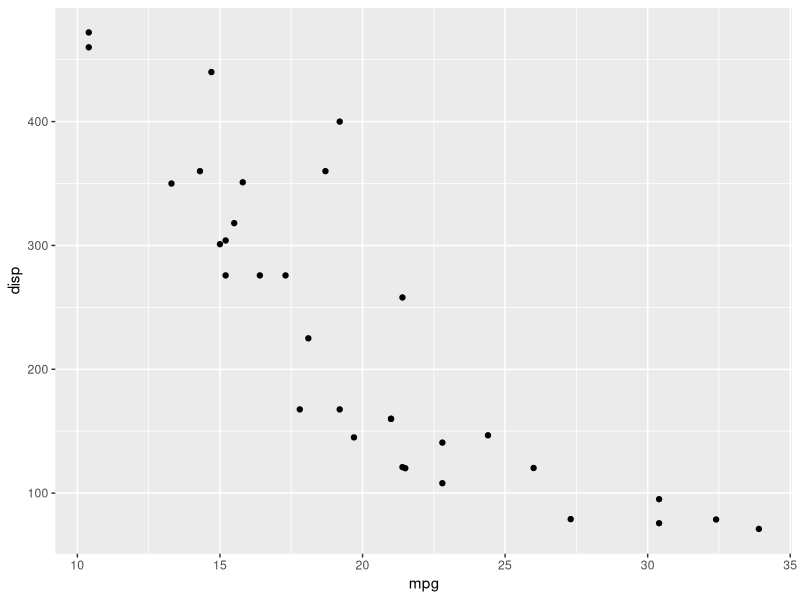
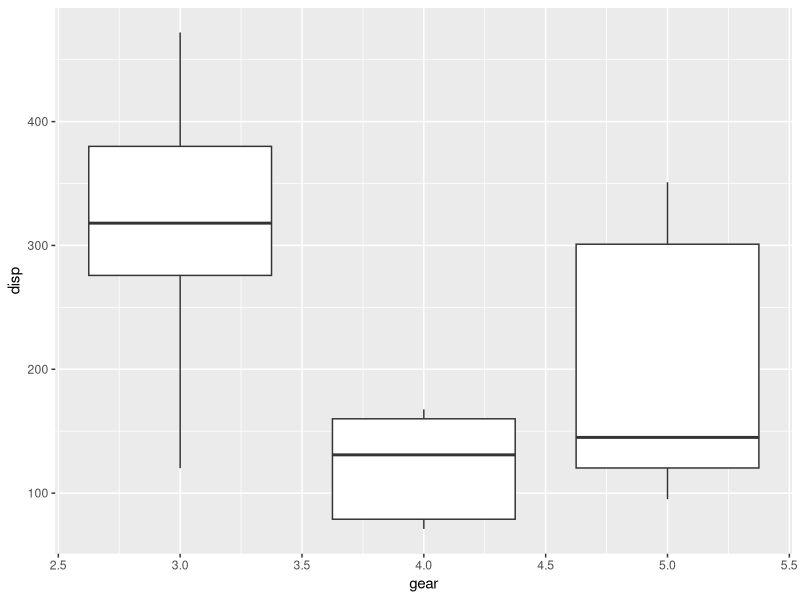
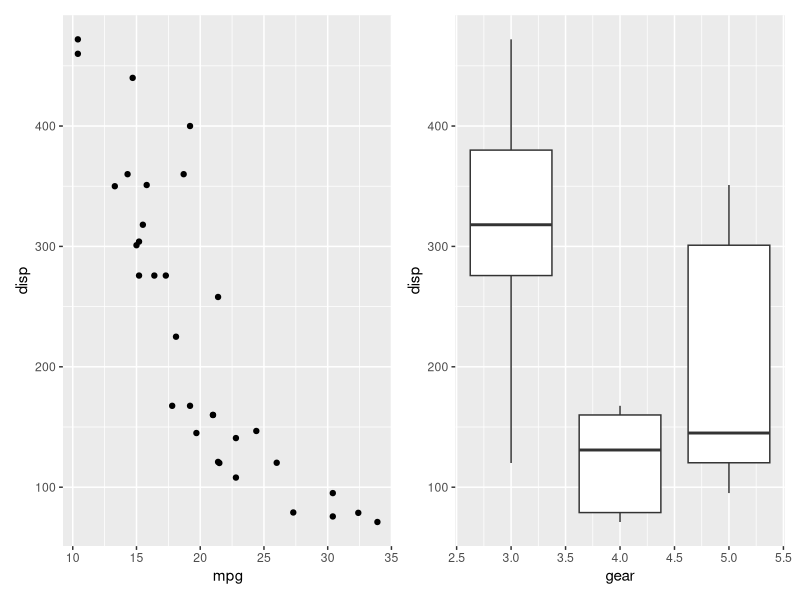
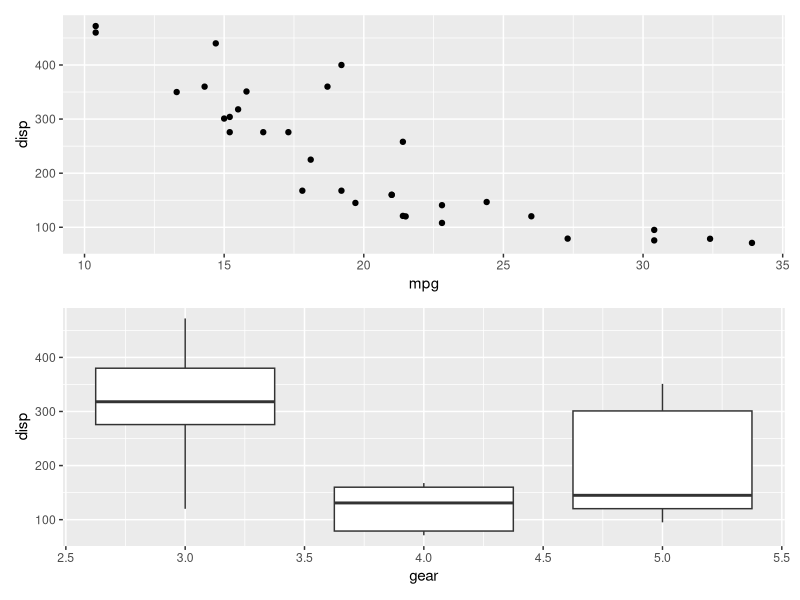
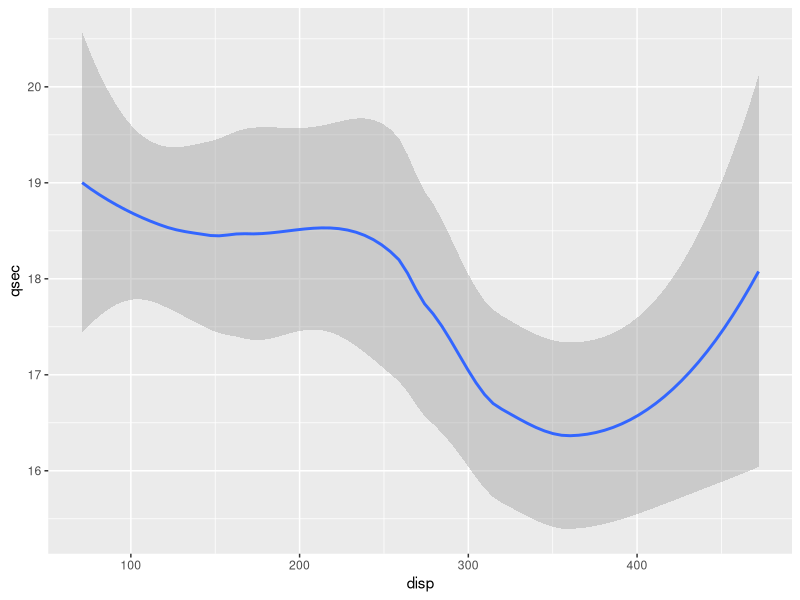
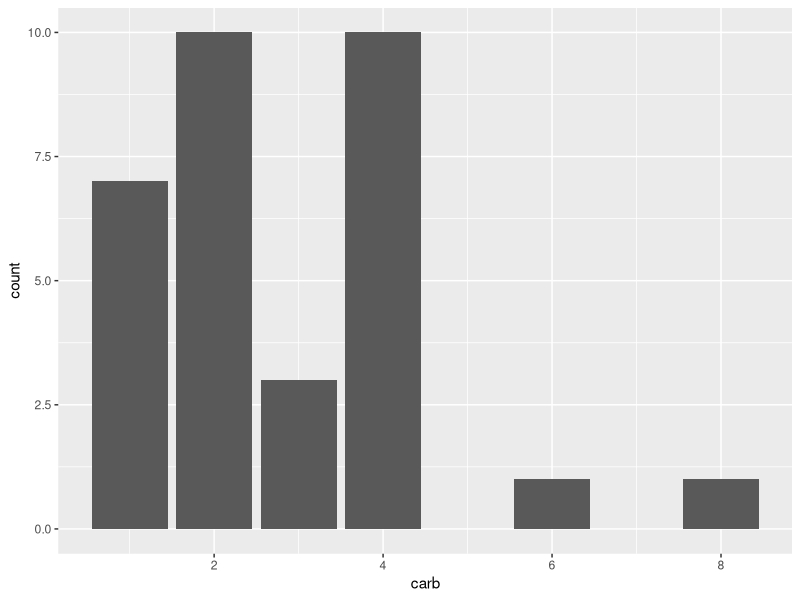
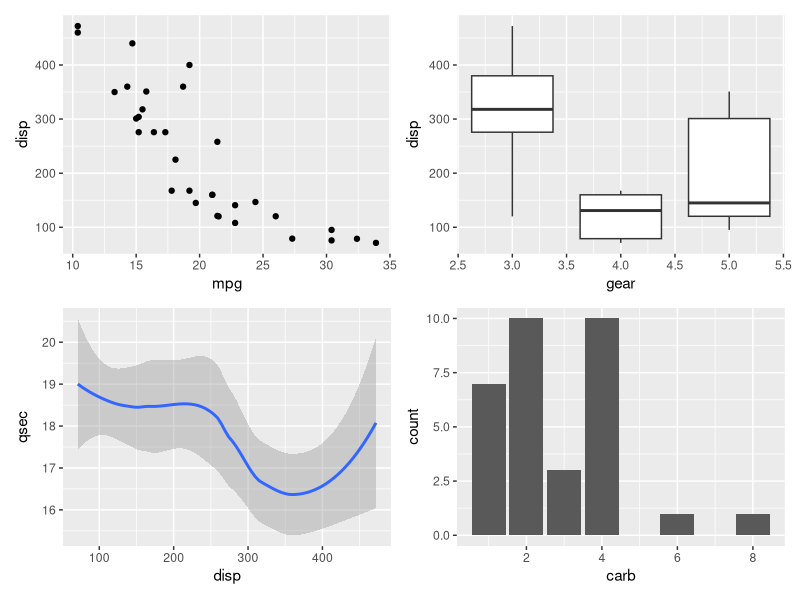
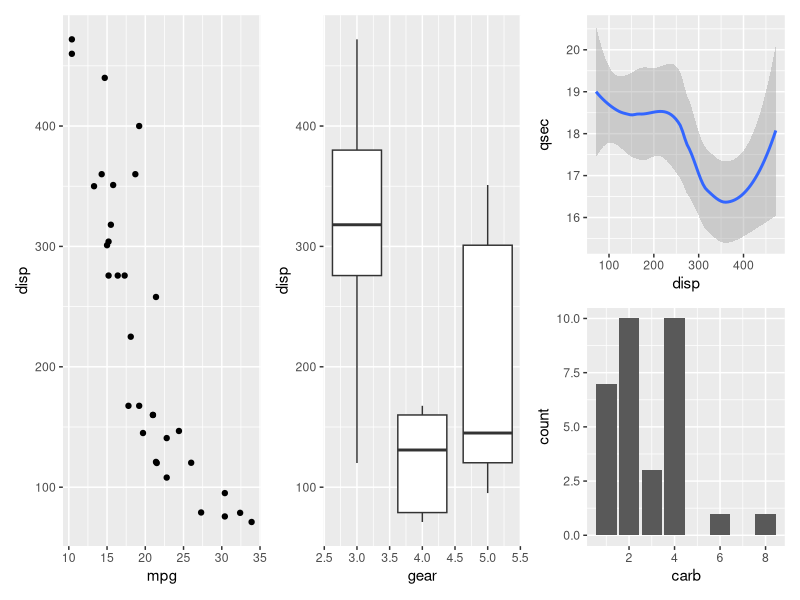

Reproduce these figures in R, in order. (Note: this script raises an error after producing the figures.)
library(tidyverse)
library(patchwork)
library(ggthemes)


# Patchwork --------------------------------------------------------------

# Basic example 

(p1 <- ggplot(mtcars) + geom_point(aes(mpg, disp)))
(p2 <- ggplot(mtcars) + geom_boxplot(aes(gear, disp, group = gear)))

p1 + p2

p1 / p2

# by default patchwork uses a grid and tries to fill it
(p3 <- ggplot(mtcars) + geom_smooth(aes(disp, qsec)))
(p4 <- ggplot(mtcars) + geom_bar(aes(carb)))

p1 + p2 + p3 + p4

# it works a bit like mathematical equations though
# what will this look like?
p1 + p2 + p3 / p4

# and this?
(p1 + p2 + p3) / p4

# you can have more control by adding a layout
p1 + p2 + p3 + p4 + plot_layout(nrow = 3, byrow = FALSE)

# the + is tricky, more control uses |
# while both most likely create the same plot technically + defines a filling operation
# while | switches the column

p1 | (p2 / p3) 
p1 + p2 / p3 


# annotations  ------------------------------------------------------------

(p1 | (p2 / p4)) + 
  plot_annotation(title = 'The surprising story about mtcars')

# leaving space

(p1 | (plot_spacer() / p4)) + 
  plot_annotation(title = 'The surprising story about mtcars')


# beyond the grid ---------------------------------------------------------

# text layout, make rectangles 

layout <- "
##BBBB
AACCDD
##CCDD
"

p1 + p2 + p3 + p4 + 
  plot_layout(design = layout)

# specify layout
layout <- c(
  area(t = 2, l = 1, b = 5, r = 4),
  area(t = 1, l = 3, b = 3, r = 5)
)

p1 + p2 + 
  plot_layout(design = layout)

# inset

p1 + inset_element(p2, left = 0.6, bottom = 0.6, right = 1, top = 1)

# collecting legends ------------------------------------------------------

(p1a <- ggplot(mtcars) + 
  geom_point(aes(mpg, disp, colour = mpg, size = wt)) + 
  ggtitle('Plot 1a'))

(p3a <- ggplot(mtcars) + 
  geom_point(aes(hp, wt, colour = mpg)) + 
  ggtitle('Plot 3'))

p1a | (p2 / p3a)

(p1a | (p2 / p3a)) + plot_layout(guides = 'collect')



# plot assembly -----------------------------------------------------------

# patchwork can connect all graphical objects aka grobs

p1 + gridExtra::tableGrob(mtcars[1:10, c('mpg', 'disp')])

# but only when it starts with a plot
gridExtra::tableGrob(mtcars[1:10, c('mpg', 'disp')]) + p1

# if you want to start with a grob that is not a plot, use wrap_elements()

wrap_elements(gridExtra::tableGrob(mtcars[1:10, c('mpg', 'disp')])) + p1


# What do you think this one does? ----------------------------------------

p1 + p2 + geom_jitter(aes(gear, disp))

# or this one?

patchwork <- p1 + p2
patchwork[[1]] <- patchwork[[1]] + theme_minimal()
patchwork[[2]] <- patchwork[[2]] + theme_clean()
patchwork

# does this surprise you?
patchwork <- p1 + p2
patchwork + theme_clean()

patchwork & theme_clean()


# More annotations --------------------------------------------------------

patchwork <- (p1 + p2) / p3
patchwork + plot_annotation(
  title = 'The surprising truth about mtcars',
  subtitle = 'These 3 plots will reveal yet-untold secrets about our beloved data-set',
  caption = 'Disclaimer: None of these plots are insightful'
)

patchwork + plot_annotation(tag_levels = '1')
patchwork + plot_annotation(tag_levels = 'A')
patchwork + plot_annotation(tag_levels = 'a')
patchwork + plot_annotation(tag_levels = 'I')
patchwork + plot_annotation(tag_levels = 'i')

patchwork[[1]] <- patchwork[[1]] + plot_layout(tag_level = 'new')
patchwork + plot_annotation(tag_levels = c('A', '1'))

# you can style the plot annotations different than the rest

patchwork + plot_annotation(tag_levels = c('A', '1'), tag_prefix = 'Fig. ',
                            tag_sep = '.',
                            title = 'The surprising truth about mtcars',
                            theme = theme(plot.title = element_text(size = 18))) & 
  theme(text = element_text('mono'),
        plot.tag.position = c(0, 1),
        plot.tag = element_text(size = 8, hjust = 0, vjust = 0))


# Using patchwork and cowplot to add a custom legend ----------------------

p1
p3a
p1 + inset_element(cowplot::get_legend(p3a), left = 0.8, bottom = 0.5, right = 1, top = 1) 

mpg
diamonds

ggplot(mpg, aes(hwy, displ)) +
  geom_point(col = "green") +
  geom_point(aes(carat, cut), data = diamonds, col = "red")

args(ggplot)
args(geom_point)

